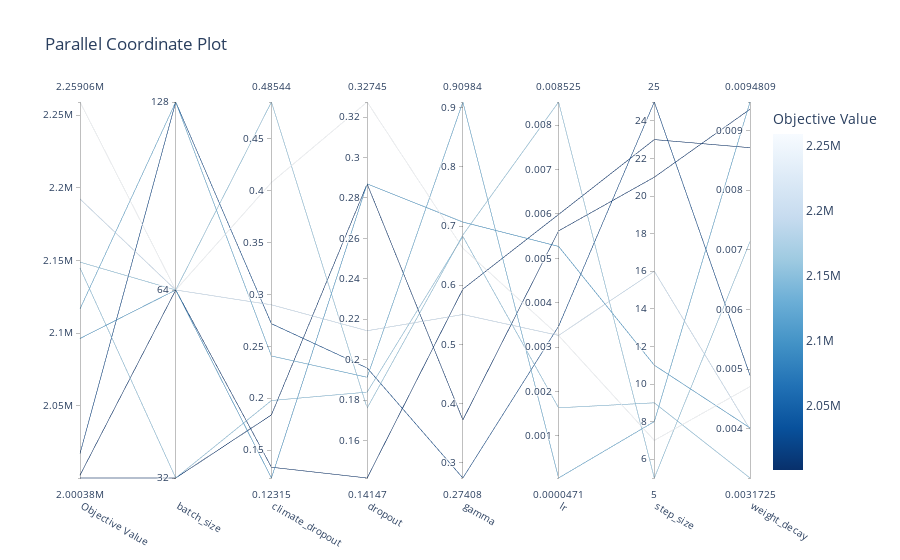

Here is the notebook cell this chart was saved with:
### Code cell
optuna.visualization.plot_parallel_coordinate(study)

### Figure 1 — Plotly figure (JSON) as saved in the notebook; plotly's stock layout.template omitted (floating-point values rounded to 4 significant figures)
{"data": [{"dimensions": [{"label": "Objective Value", "range": [2000000.0, 2259000.0], "values": [2145000.0, 2000000.0, 2002000.0, 2096000.0, 2149000.0, 2192000.0, 2259000.0, 2117000.0, 2017000.0]}, {"label": "batch_size", "range": [0, 2], "ticktext": ["32", "64", "128"], "tickvals": [0, 1, 2], "values": [0, 0, 1, 1, 1, 1, 1, 2, 2]}, {"label": "climate_dropout", "range": [0.1232, 0.4854], "values": [0.1978, 0.1839, 0.1335, 0.1232, 0.4854, 0.29, 0.4079, 0.2407, 0.2718]}, {"label": "dropout", "range": [0.1415, 0.3275], "values": [0.184, 0.2869, 0.1415, 0.287, 0.1761, 0.2143, 0.3275, 0.1913, 0.1959]}, {"label": "gamma", "range": [0.2741, 0.9098], "values": [0.6825, 0.3723, 0.5935, 0.7068, 0.6849, 0.5505, 0.6626, 0.9098, 0.2741]}, {"label": "lr", "range": [4.71e-05, 0.008525], "values": [0.00163, 0.005619, 0.005989, 0.005269, 0.008525, 0.003262, 0.00326, 4.71e-05, 0.003469]}, {"label": "step_size", "range": [5, 25], "values": [9, 21, 23, 11, 5, 16, 7, 8, 25]}, {"label": "weight_decay", "range": [0.003172, 0.009481], "values": [0.003172, 0.009359, 0.008714, 0.004013, 0.007138, 0.003991, 0.004706, 0.009481, 0.004895]}], "labelangle": 30, "labelside": "bottom", "line": {"color": [2145000.0, 2000000.0, 2002000.0, 2096000.0, 2149000.0, 2192000.0, 2259000.0, 2117000.0, 2017000.0], "colorbar": {"title": {"text": "Objective Value"}}, "colorscale": [[0, "rgb(247,251,255)"], [0.125, "rgb(222,235,247)"], [0.25, "rgb(198,219,239)"], [0.375, "rgb(158,202,225)"], [0.5, "rgb(107,174,214)"], [0.625, "rgb(66,146,198)"], [0.75, "rgb(33,113,181)"], [0.875, "rgb(8,81,156)"], [1, "rgb(8,48,107)"]], "reversescale": true, "showscale": true}, "type": "parcoords"}], "layout": {"title": {"text": "Parallel Coordinate Plot"}}}
